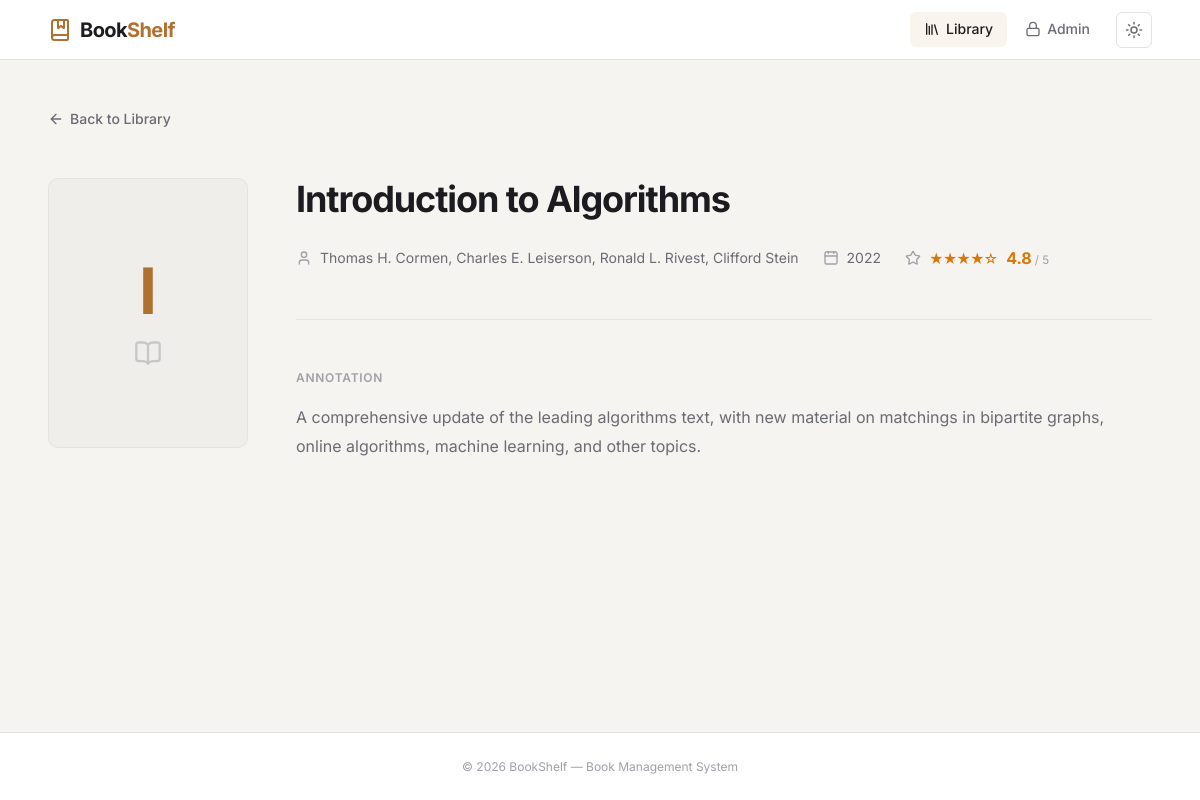
Page /detail.php?id=23 on the committed database.
### tables this page shows
CREATE TABLE books (
            id           INTEGER PRIMARY KEY AUTOINCREMENT,
            title        TEXT    NOT NULL,
            author       TEXT    NOT NULL,
            release_year INTEGER NOT NULL,
            annotation   TEXT    DEFAULT '',
            rating       REAL    DEFAULT 0 CHECK(rating >= 0 AND rating <= 5),
            created_at   TEXT    DEFAULT (datetime('now'))
        );

### includes/auth.php (called while the page is built, shortened)
<?php
function isLoggedIn(): bool
{
    if (empty($_SESSION['user_id'])) {
        return false;
    }
    return true;
}

### detail.php (the view, shortened to what this page needs)
<?php
$pdo = getDB();
$id = filter_input(INPUT_GET, 'id', FILTER_VALIDATE_INT);
$stmt = $pdo->prepare("SELECT * FROM books WHERE id = :id");
$stmt->execute([':id' => $id]);
$book = $stmt->fetch();
$ratingFull  = (int) floor($book['rating']);
$ratingEmpty = 5 - $ratingFull;
?>
<!DOCTYPE html>
<html lang="en">
<head>
    <link rel="stylesheet" href="assets/css/style.css">
</head>
<body>
<div class="page-wrapper">
    <header class="site-header">
        <a href="index.php" class="logo">
            <i data-lucide="book-marked"></i>
            <span class="logo-text">Book<span>Shelf</span></span>
        </a>
        <nav class="header-nav">
            <a href="index.php" class="nav-link active">
                <i data-lucide="library"></i> Library
            </a>
            <?php if (isLoggedIn()): ?>
                <a href="admin.php" class="nav-link">
                    <i data-lucide="settings"></i> Admin
                </a>
            <?php else: ?>
                <a href="login.php" class="nav-link">
                    <i data-lucide="lock"></i> Admin
                </a>
            <?php endif; ?>
            <button id="theme-toggle" class="theme-toggle" title="Toggle theme">
                <i data-lucide="sun" class="icon-sun"></i>
            </button>
        </nav>
    </header>
    <main class="main-content">
        <a href="index.php" class="back-link">
            <i data-lucide="arrow-left"></i>
            Back to Library
        </a>
        <div class="detail-layout">
            <div class="detail-cover">
                <div class="detail-cover__visual">
                    <span class="detail-cover__initial"><?= htmlspecialchars(mb_substr($book['title'], 0, 1)) ?></span>
                    <i data-lucide="book-open" class="detail-cover__icon"></i>
                </div>
            </div>
            <div class="detail-info">
                <h1 class="detail-title"><?= htmlspecialchars($book['title']) ?></h1>
                <div class="detail-meta">
                    <div class="detail-meta__item">
                        <i data-lucide="user"></i>
                        <span><?= htmlspecialchars($book['author']) ?></span>
                    </div>
                    <div class="detail-meta__item">
                        <i data-lucide="calendar"></i>
                        <span><?= (int) $book['release_year'] ?></span>
                    </div>
                    <?php if ($book['rating'] > 0): ?>
                        <div class="detail-meta__item">
                            <i data-lucide="star"></i>
                            <span class="detail-rating">
                                <?= str_repeat('★', $ratingFull) . str_repeat('☆', $ratingEmpty) ?>
                                <strong><?= number_format($book['rating'], 1) ?></strong>
                                <small>/ 5</small>
                            </span>
                        </div>
                    <?php endif; ?>
                </div>
                <?php if (!empty(trim($book['annotation']))): ?>
                    <div class="detail-section">
                        <h2 class="detail-section__heading">Annotation</h2>
                        <div class="detail-annotation">
                            <?= nl2br(htmlspecialchars($book['annotation'])) ?>
                        </div>
                    </div>
                <?php else: ?>
                    <div class="detail-section">
                        <p class="detail-no-annotation">No annotation available for this book.</p>
                    </div>
                <?php endif; ?>
            </div>
        </div>
    </main>
    <footer class="site-footer">
        &copy; <?= date('Y') ?> BookShelf &mdash; Book Management System
    </footer>
</div>
</body>
</html>

### rows in the picture
books: title "I", title "Introduction to Algorithms", author "Thomas H. Cormen, Charles E. Leiserson, Ronald L. Rivest, Clifford Stein", release_year "2022", rating "★★★★", rating "☆", rating "4.8", annotation "A comprehensive update of the leading algorithms text, with new material on matchings in bipartite graphs, online algorithms, machine learning, and other topics."
